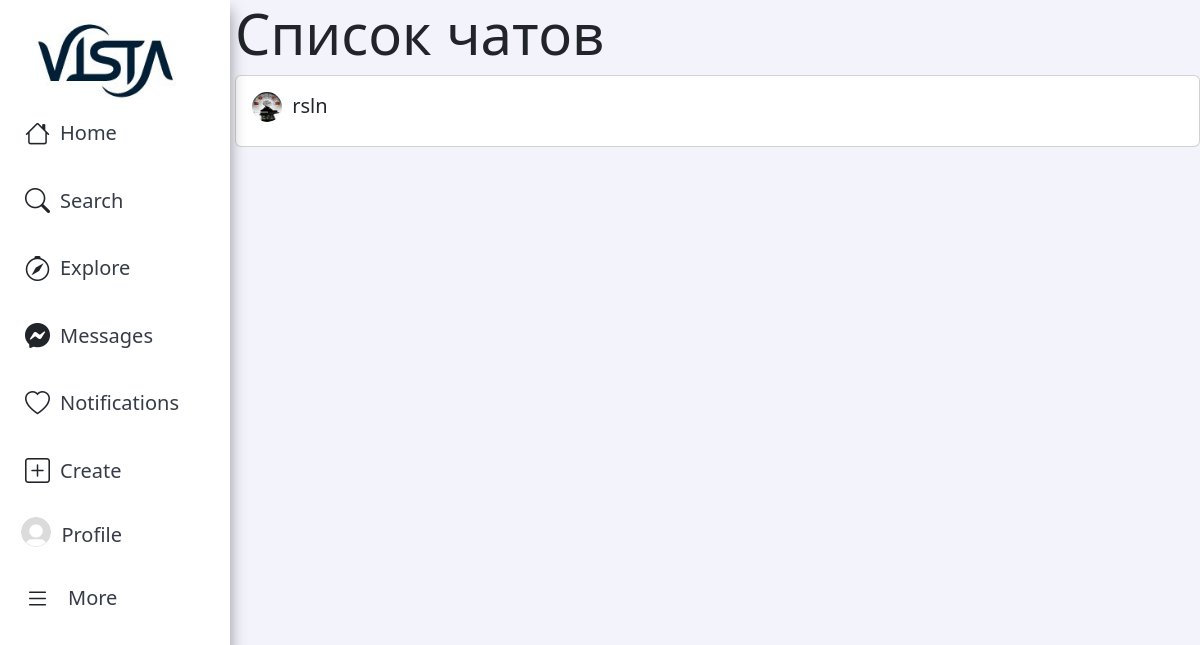
Screenshot of /chats/ (signed in) with the database file from the repository.
### app/models.py (models this page shows, shortened)
class CustomUser(AbstractBaseUser, PermissionsMixin):
    name = models.CharField(max_length=100, blank=True)
    username = models.CharField(max_length=100, unique=True)
    password = models.CharField(max_length=100)
    avatar = models.ImageField(upload_to='avatars/', default='/avatars/default.jpg', blank=True, null=True)
    bio = models.TextField(null=True, blank=True)
    email = models.EmailField(unique=True)
    is_staff = models.BooleanField(default=False)
    content = models.ForeignKey('Content', on_delete=models.CASCADE, related_name='user_content', null=True)
    objects = CustomUserManager()
    USERNAME_FIELD = 'username'
    REQUIRED_FIELDS = ['email']

### app/views.py (the view, shortened to what this page needs)
# urls.py: path('chats/', ChatListView.as_view(), name='chat_list'),
class ChatListView(LoginRequiredMixin, ListView):
    model = Chat
    template_name = 'app/chat_list.html'
    context_object_name = 'chats'
    paginate_by = 10
    def get_queryset(self):
        user_chats = Chat.objects.filter(participants=self.request.user)
        return user_chats

### app/templates/app/chat_list.html (shortened to what this page needs)
{% extends 'app/base.html' %}
{% block content %}
  <h1 class="display-4">Список чатов</h1>
  <div class="card-deck">
    {% for chat in chats %}
      <div class="card">
        <div class="card-body">
          <h5 class="card-title">
            <a href="{% url 'chat_detail' chat.pk %}" class="text-decoration-none">
              {% for participant in chat.participants.all %}
                {% if participant != request.user %}
                  <img src="{{ participant.avatar.url }}" class="rounded-circle avatar-small" alt="Chat Avatar">
                  {{ participant.username }}{% if not forloop.last %} {% endif %}
                {% endif %}
              {% endfor %}
            </a>
          </h5>
        </div>
      </div>
    {% empty %}
      <p>No chats available.</p>
    {% endfor %}
  </div>
{% endblock %}

### app/templates/app/base.html (shortened to what this page needs)
{% load static %}
<!DOCTYPE html>
<html>
<head>
    <link href="https://cdn.jsdelivr.net/npm/bootstrap@5.2.2/dist/css/bootstrap.min.css" rel="stylesheet"
>
    <link rel="stylesheet" href="https://cdn.jsdelivr.net/npm/bootstrap-icons@1.10.3/font/bootstrap-icons.css">
    <link rel="stylesheet" type="text/css" href="{% static 'css/style.css' %}?v=1.19">
</head>
<body>
    <nav>
        {% if user.is_authenticated %}
        <aside id="sidebar" class="sidebar">
            <ul class="sidebar-nav" id="sidebar-nav">
                <li class="nav-item">
                    <a href="{% url 'main' %}">
                        <img src="{% static 'img/vista1.jpg' %}" alt="logo" class="img-fluid logo">
                    </a>
                </li>
                <li class="nav-item">
                    <a href="{% url 'main' %}" class="nav-link">
                        <i class="bi-house"></i><span> Home</span>
                    </a>
                    <a class="nav-link d-flex align-items-center pe-0 nav-link" href="#" data-bs-toggle="dropdown">
                      <i class="bi-search toggle-sidebar-btn"></i>
                      <span class="d-none d-md-block dropdown-toggle">Search</span>
                    </a>
                    <a href="{% url 'explore' %}" class="nav-link">
                        <i class="bi-compass"></i><span> Explore</span>
                    </a>
                    <a href="{% url 'chat_list' %}" class="nav-link">
                        <i class="bi-messenger"></i><span>Messages</span>
                    </a>
                    <a href="{% url 'notifications' %}" class="nav-link">
                        <i class="bi-heart"></i><span> Notifications</span><span class="badge badge-number">0</span>
                    </a>
                    <a href="{% url 'create_content' %}" class="nav-link">
                        <i class="bi-plus-square"></i><span>Create</span>
                    </a>
                    <a href="{% url 'profile' %}" class="nav-link">
                        {% if request.user.avatar %}
                            <img src="{{ request.user.avatar.url }}" class="rounded-circle" alt="your-photo"><span>Profile</span>
                        {% else %}
                            <img src="/media/avatars/default.jpg" class="rounded-circle" alt="your-photo"><span>Profile</span>
                        {% endif %}
                    </a>
                <li class="nav-item dropdown">
                    <a class="nav-link d-flex align-items-center pe-0" href="#" data-bs-toggle="dropdown">
                        <i class="bi-list toggle-sidebar-btn"></i>
                        <span class="d-none d-md-block dropdown-toggle ps-2">More</span>
                    </a>
                </li>
            </ul>
        </aside>
        {% endif %}
    </nav>
    <main>
        {% if user.is_authenticated %}
        <div class="content">
            {% block content %}
            {% endblock %}
        </div>
        {% else %}
        <div>
            {% block anonymous_content %}
            {% endblock %}
        </div>
        {% endif %}
    </main>
</body>
</html>

### static/css/style.css (style rules this page uses)
* { box-sizing: border-box; }
html, body { margin: 0; padding: 0; }
body { background-color: rgba(235, 235, 250, 0.6); }
a { text-decoration: none; color: #21252c; }
.nav-item>a>img { margin-left: 10%; }
.sidebar { position: fixed; top: 0; left: 0; bottom: 0; width: 230px; z-index: 996; transition: all 0.3s; padding: 20px; overflow-y: auto; scrollbar-width: thin; scrollbar-color: #aab7cf transparent; box-shadow: 0px 0px 20px rgba(1, 41, 112, 0.1); background-color: #fff; box-shadow: 0 10px 15px rgba(0, 0, 0, 0.4); }
.sidebar-nav { padding: 0; margin: 0; list-style: none; }
.sidebar-nav li { padding: 0; margin: 0; list-style: none; }
.sidebar-nav .nav-item { margin-bottom: 5px; }
.sidebar-nav .nav-item .logo { width: 150px; margin-left: 3%; }
.sidebar-nav .nav-link { display: flex; align-items: center; font-size: 20px; transition: 0.3; padding: 10px 5px; border-radius: 4px; margin-bottom: 10px; }
.sidebar-nav .nav-link i { font-size: 25px; margin-right: 10px; }
.sidebar-nav .nav-link span { color: #353c47; }
.sidebar-nav .nav-link img { height: 30px; width: 30px; margin-right: 10px; margin-top: -3%; margin-left: -2%; }
.sidebar-nav .dropdown-toggle::after { content: none; }
.content { margin-left: 235px; }
.avatar-small { width: 30px; height: 30px; border-radius: 50%; margin-right: 5px; }

### rows the page displays
CustomUser: user.avatar (placeholder picture)
CustomUser: avatar (picture), username "rsln"
